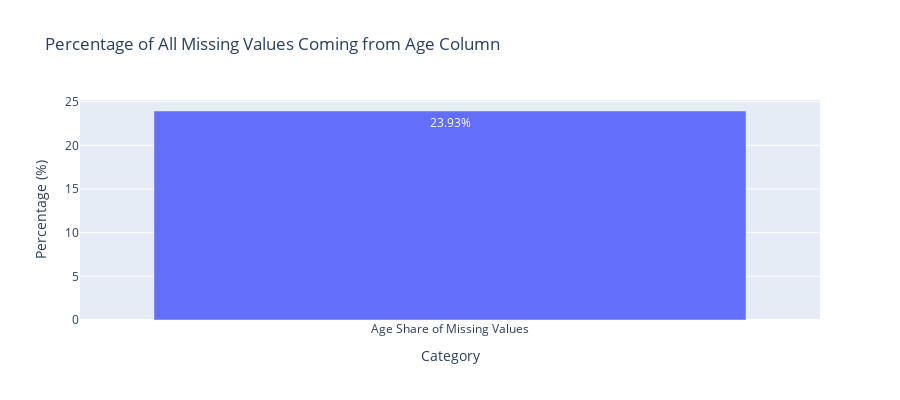

Source (notebook cell):
### Code cell
# Calculate % of all missing values that belong to Age
age_share_of_missing = (missing_age / total_missing) * 100

# Prepare data for the bar chart
data = {
    'Category': ['Age Share of Missing Values'],
    'Percentage': [age_share_of_missing]
}

# Create the bar chart
fig = px.bar(
    data,
    x='Category',
    y='Percentage',
    title='Percentage of All Missing Values Coming from Age Column',
    text='Percentage'
)

# Place text inside the bar
fig.update_traces(
    texttemplate='%{text:.2f}%',
    textposition='inside'
)

# Adjust layout so the text doesn't get cut
fig.update_layout(
    yaxis_title='Percentage (%)',
    xaxis_title='Category',
    uniformtext_minsize=12,
    uniformtext_mode='show',
    height=400
)

fig.show()

### Figure 1 — Plotly figure (JSON) as saved in the notebook; plotly's stock layout.template omitted (floating-point values rounded to 4 significant figures)
{"data": [{"alignmentgroup": "True", "hovertemplate": "Category=%{x}<br>Percentage=%{text}<extra></extra>", "legendgroup": "", "marker": {"color": "#636efa", "pattern": {"shape": ""}}, "name": "", "offsetgroup": "", "orientation": "v", "showlegend": false, "text": [23.93], "textposition": "inside", "texttemplate": "%{text:.2f}%", "type": "bar", "x": ["Age Share of Missing Values"], "xaxis": "x", "y": [23.93], "yaxis": "y"}], "layout": {"barmode": "relative", "height": 400, "legend": {"tracegroupgap": 0}, "title": {"text": "Percentage of All Missing Values Coming from Age Column"}, "uniformtext": {"minsize": 12, "mode": "show"}, "xaxis": {"anchor": "y", "domain": [0, 1], "title": {"text": "Category"}}, "yaxis": {"anchor": "x", "domain": [0, 1], "title": {"text": "Percentage (%)"}}}}
